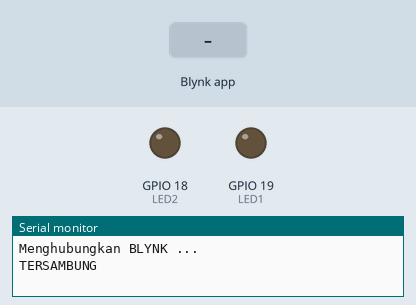
Bench run of a sketch on a simulated ESP32. On the bench: output pins drawn as LEDs (lit = HIGH), the last lines printed to the serial monitor. The inputs (shaded band) are chosen by the test bench. WiFi joins after 1.5 s; servers stay silent unless stated.

Above: at 3.0 s.
3.1 s: Blynk app writes 1 to V0
At 3.6 s:
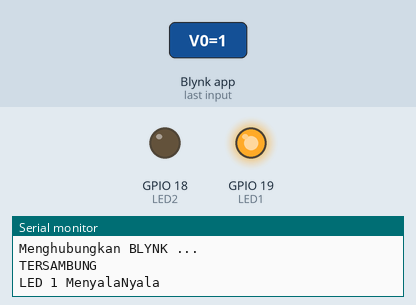
4.6 s: Blynk app writes 200 to V1
At 5.8 s:
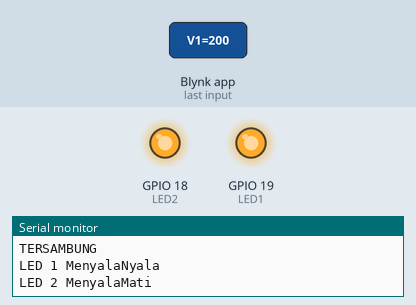
6.1 s: Blynk app writes 0 to V0
At 7.0 s:
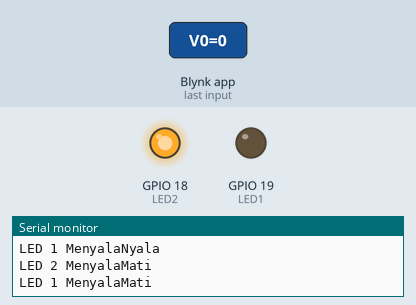
7.6 s: Blynk app writes 200 to V0
At 8.2 s:
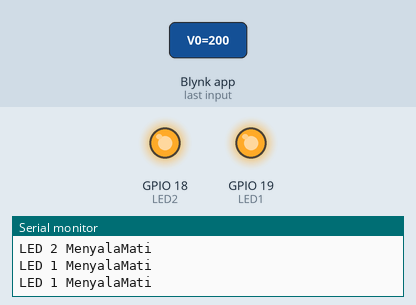
9.1 s: Blynk app writes 0 to V1
At 10.5 s:
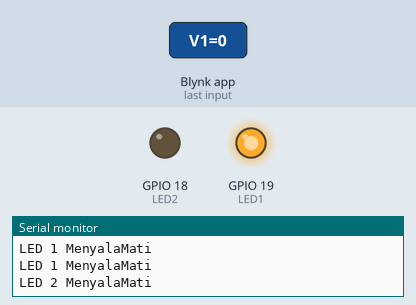
Timing chart, 0 to 11.6 s (numbered marks = the images above; inputs shaded):
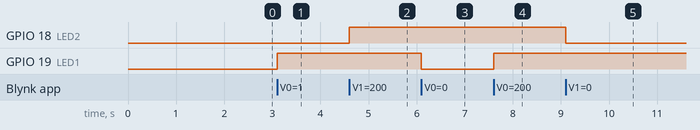

The sketch:

kendali_lampu.ino
```cpp
#define BLYNK_TEMPLATE_ID "TMPL6NXSyvXZF"
#define BLYNK_TEMPLATE_NAME "Latihan Kendali Lampu LED"
#define BLYNK_AUTH_TOKEN "n5WbqtaQeRMMn4v5yeZuWyPfGGf8vec3"

#include <WiFi.h>
#include <WiFiClient.h>
#include <BlynkSimpleEsp32.h>

char auth[] = BLYNK_AUTH_TOKEN;
char ssid[] = "Wokwi-GUEST";
char pass[] = "";

const int LED2 = 18;
const int LED1 = 19;

BLYNK_WRITE(V0) {
  int value = param.asInt();
  digitalWrite(LED1, value);
  Serial.print("LED 1 Menyala");
  Serial.println(value == HIGH ? "Nyala" : "Mati");
}

BLYNK_WRITE(V1) {
  int value = param.asInt();
  digitalWrite(LED2, value);
  Serial.print("LED 2 Menyala");
  Serial.println(value == HIGH ? "Nyala" : "Mati");
}

void setup() {
  Serial.begin(115200);
  pinMode(LED1, OUTPUT);
  pinMode(LED2, OUTPUT);
  Serial.println("Menghubungkan BLYNK ...");
  Blynk.begin(auth, ssid, pass);
  Serial.println("TERSAMBUNG");
}

void loop() {
  Blynk.run();
}
```

Measured:
- after the input at 3.1 s, GPIO 19 (LED1): LOW → HIGH at once
- after the input at 4.6 s, GPIO 18 (LED2): LOW → HIGH at once
- after the input at 6.1 s, GPIO 19 (LED1): HIGH → LOW at once
- after the input at 7.6 s, GPIO 19 (LED1): LOW → HIGH at once
- after the input at 9.1 s, GPIO 18 (LED2): HIGH → LOW at once
